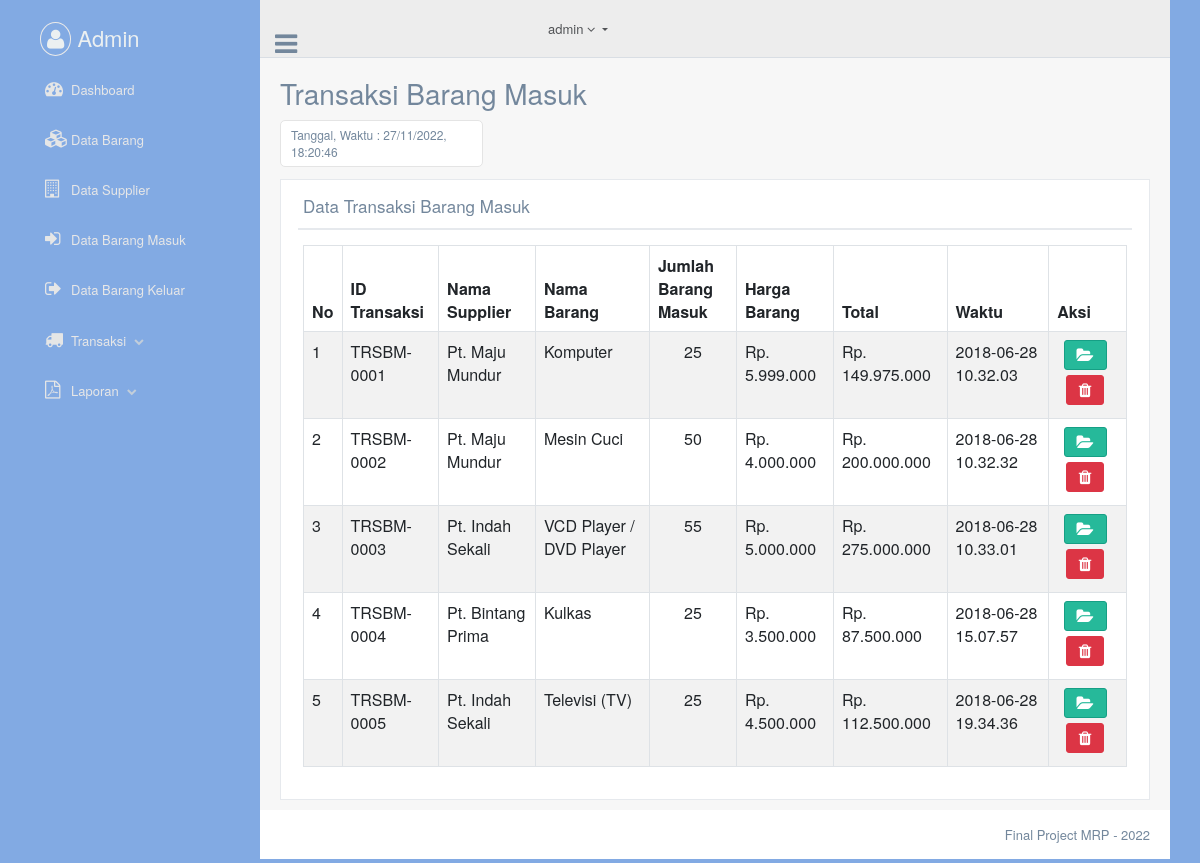
The app's page /admin/dt_barangmasuk.php with its own data.
### tables this page shows
CREATE TABLE `dta_trnsaksi_brng_masuk` (
  `id_transaksi` varchar(20) NOT NULL,
  `id_supplier` varchar(20) NOT NULL,
  `nmasup` varchar(50) NOT NULL,
  `kd_barang` varchar(20) NOT NULL,
  `nmabar` varchar(50) NOT NULL,
  `jumlah` int(15) NOT NULL,
  `harga` int(15) NOT NULL,
  `total` int(15) NOT NULL,
  `waktu` varchar(20) NOT NULL
);

### admin/dt_barangmasuk.php (the view, shortened to what this page needs)
<?php include_once ('head.php'); ?>
<body class="nav-md" onload="setInterval('reloadwaktu()');">
  <div class="container body">
    <div class="main_container">
      <?php include_once ('header.php'); ?>
      <div class="right_col" role="main">
        <div class="">
          <div class="page-title">
            <div class="title_left">
              <h3>Transaksi Barang Masuk</h3>
            </div>
          </div>
          <div class="clearfix"></div>
          <div class="row">
            <div class="col-lg-3 col-md-3 col-sm-3 col-xs-12">
              <div class="tile-stats">
                <div class="waktu">
                  <p id="getwaktu"></p>
                </div>
              </div>
            </div>
          </div>
          <div class="row">
            <div class="col-md-12 col-sm-12 col-xs-12">
              <div class="x_panel">
                <div class="x_title">
                  <h2>Data Transaksi Barang Masuk</h2>
                  <div class="clearfix"></div>
                </div>
                <div class="x_content">
                  <table class="table table-striped table-bordered" id="datatables" style="width: 100%">
                    <thead>
                      <tr>
                        <th>No</th>
                        <th>ID Transaksi</th>
                        <th>Nama Supplier</th>
                        <th>Nama Barang</th>
                        <th>Jumlah <br> Barang Masuk</th>
                        <th>Harga Barang</th>
                        <th>Total</th>
                        <th>Waktu</th>
                        <th>Aksi</th>
                      </tr>
                    </thead>
                    <tbody>
                      <?php
                      include_once ('../db/koneksi.php');
                      $sql    = "SELECT * FROM dta_trnsaksi_brng_masuk";
                      $result = $mysqli->query($sql);
                      $no = 1;
                      while ($row = $result->fetch_array(MYSQLI_ASSOC)) {
                        ?>
                        <tr>
                          <td><?php echo $no ?></td>
                          <td><?php echo $row['id_transaksi']; ?></td>
                          <td><?php echo $row['nmasup']; ?></td>
                          <td><?php echo $row['nmabar']; ?></td>
                          <td align="center"><?php echo $row['jumlah']; ?></td>
                          <td><?php echo "Rp. ". number_format($row['harga'], 0, ",", "."); ?></td>
                          <td><?php echo "Rp. ". number_format($row['total'], 0, ",", "."); ?></td>
                          <td><?php echo $row['waktu']; ?></td>
                          <td align="center">
                            <a class="btn btn-success" href="brng_masuk_detail.php?id_transaksi=<?php echo $row['id_transaksi'] ?>"><i class="fa fa-folder-open"></i> </a>
                            <a class="btn btn-danger" href="javascript:;" data-id="<?php echo $row['id_transaksi'] ?>" data-toggle="modal" data-target="#modal-konfirmasihapusbarangmasuk"><i class="fa fa-trash"></i> </a>
                          </td>
                        </tr>
                        <?php
                        $no++;
                      }
                      ?>
                    </tbody>
                  </table>
                </div>
              </div>
            </div>
          </div>
        </div>
      </div>
      <?php include_once ('footer.php'); ?>
    </div>
  </div>
<?php include_once ('foot.php'); ?>

### admin/head.php (shortened to what this page needs)
<!DOCTYPE html>
<html lang="en" dir="ltr">
<head>
  <link rel="stylesheet" href="../vendor/bootstrap/css/bootstrap.min.css">
  <link rel="stylesheet" href="../vendor/font-awesome/css/font-awesome.min.css">
  <link rel="stylesheet" href="../vendor/datatables.net-bs/css/dataTables.bootstrap.min.css">
  <link rel="stylesheet" href="../vendor/datatables.net-buttons-bs/css/buttons.bootstrap.min.css">
  <link rel="stylesheet" href="../vendor/datatables.net-fixedheader-bs/css/fixedHeader.bootstrap.min.css">
  <link rel="stylesheet" href="../vendor/datatables.net-responsive-bs/css/responsive.bootstrap.min.css">
  <link rel="stylesheet" href="../vendor/datatables.net-scroller-bs/css/scroller.bootstrap.min.css">
  <link rel="stylesheet" href="../css/custom.min.css">
</head>

### admin/header.php (shortened to what this page needs)
<div class="col-md-3 left_col">
  <div class="left_col scroll-view">
    <div class="navbar nav_title">
      <a href="admin.php" class="site_title"><i class="fa fa-user"></i> <span>Admin</span></a>
    </div>
    <div id="sidebar-menu" class="main_menu_side hidden-print main_menu">
      <div class="menu_section">
        <ul class="nav side-menu">
          <li>
            <a href="admin.php"><i class="fa fa-dashboard"></i>Dashboard</a>
          </li>
          <li>
            <a href="dt_barang.php"><i class="fa fa-cubes"></i>Data Barang</a>
          </li>
          <li>
            <a href="supplier.php"><i class="fa fa-building-o"></i>Data Supplier</a>
          </li>
          <li>
            <a href="dt_barangmasuk.php"><i class="fa fa-sign-in"></i>Data Barang Masuk</a>
          </li>
          <li>
            <a href="dt_barangkeluar.php"><i class="fa fa-sign-out"></i>Data Barang Keluar</a>
          </li>
          <li><a><i class="fa fa-truck"></i>Transaksi<span class="fa fa-chevron-down"></span></a>
          </li>
          <li><a><i class="fa fa-file-pdf-o"></i>Laporan<span class="fa fa-chevron-down"></span></a>
          </li>
        </ul>
      </div>
    </div>
  </div>
</div>
<div class="top_nav">
  <div class="nav_menu">
    <nav>
      <div class="nav toggle">
        <a id="menu_toggle">
          <i class="fa fa-bars"></i>
        </a>
      </div>
      <ul class="nav navbar-nav navbar-right">
        <li class="">
          <a href="javascript:;" class="user-profile dropdown-toggle" data-toggle="dropdown" aria-expanded="false">
            admin
            <span class=" fa fa-angle-down"></span>
          </a>
        </li>
      </ul>
    </nav>
  </div>
</div>

### admin/footer.php
<footer>
  <div class="pull-right">
    Final Project MRP - 2022
  </div>
  <div class="clearfix"></div>
</footer>

### admin/foot.php (shortened to what this page needs)
  </body>
</html>

### records on screen
dta_trnsaksi_brng_masuk: id_transaksi "TRSBM-0001", nmasup "Pt. Maju Mundur", nmabar "Komputer", jumlah "25", harga "5.999.000", total "149.975.000", waktu "2018-06-28 10.32.03"
dta_trnsaksi_brng_masuk: id_transaksi "TRSBM-0002", nmasup "Pt. Maju Mundur", nmabar "Mesin Cuci", jumlah "50", harga "4.000.000", total "200.000.000", waktu "2018-06-28 10.32.32"
dta_trnsaksi_brng_masuk: id_transaksi "TRSBM-0003", nmasup "Pt. Indah Sekali", nmabar "VCD Player / DVD Player", jumlah "55", harga "5.000.000", total "275.000.000", waktu "2018-06-28 10.33.01"
dta_trnsaksi_brng_masuk: id_transaksi "TRSBM-0004", nmasup "Pt. Bintang Prima", nmabar "Kulkas", jumlah "25", harga "3.500.000", total "87.500.000", waktu "2018-06-28 15.07.57"
dta_trnsaksi_brng_masuk: id_transaksi "TRSBM-0005", nmasup "Pt. Indah Sekali", nmabar "Televisi (TV)", jumlah "25", harga "4.500.000", total "112.500.000", waktu "2018-06-28 19.34.36"
